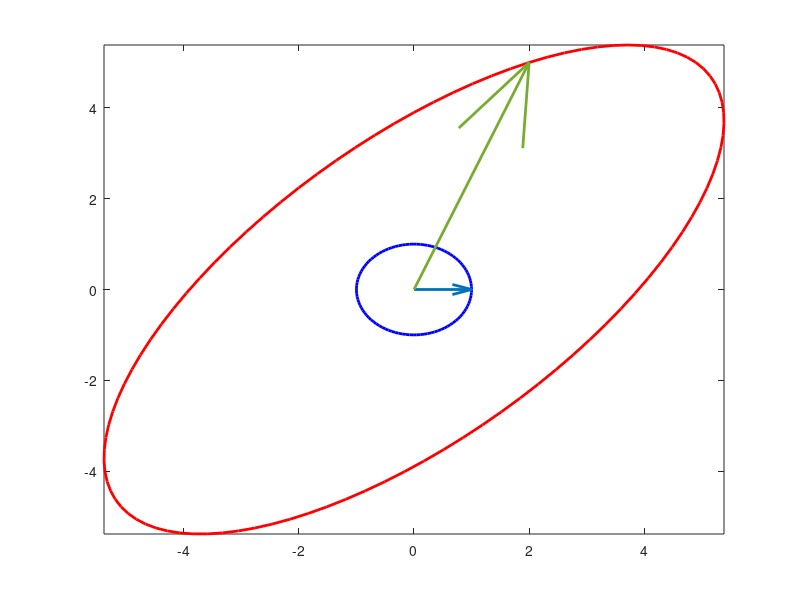

Here is the MATLAB script that generated this plot:
clc
clear all

%hold off
% define the matrix A
A = [2 5; 5 2];

% uniformly distribute angles [0, 2*pi]
t = linspace(0,  2*pi,  100);

% generate points on the unit circle
x = cos(t);
y = sin(t);

% test by plotting

% get transformed points
xy = [x;y];

nxy = A*xy;

a = nxy(1,:);
b = nxy(2,:);


for t = 0 : pi/100: 6*pi
   
   plot(x,y,'b','lineWidth',2)
   hold on
   plot(a,b,'r','lineWidth',2)
   
    c = max([min(min(x),min(nxy(1,:))) max(max(x),max(nxy(1,:)))   min(min(y),min(nxy(2,:))) max(max(y),max(nxy(2,:)))  ]);
   axis([-c c -c c])
   
   
   xi = cos(t);
   yi = sin(t);
   quiver(0,0,xi,yi,1,'lineWidth',2);
   
   
  Ax = A*[xi; yi];
  ai = Ax(1);
  bi = Ax(2);
   
  quiver(0,0,ai,bi,1,'lineWidth',2);
      
   pause(0.01);
      
   hold off
end
   
   
